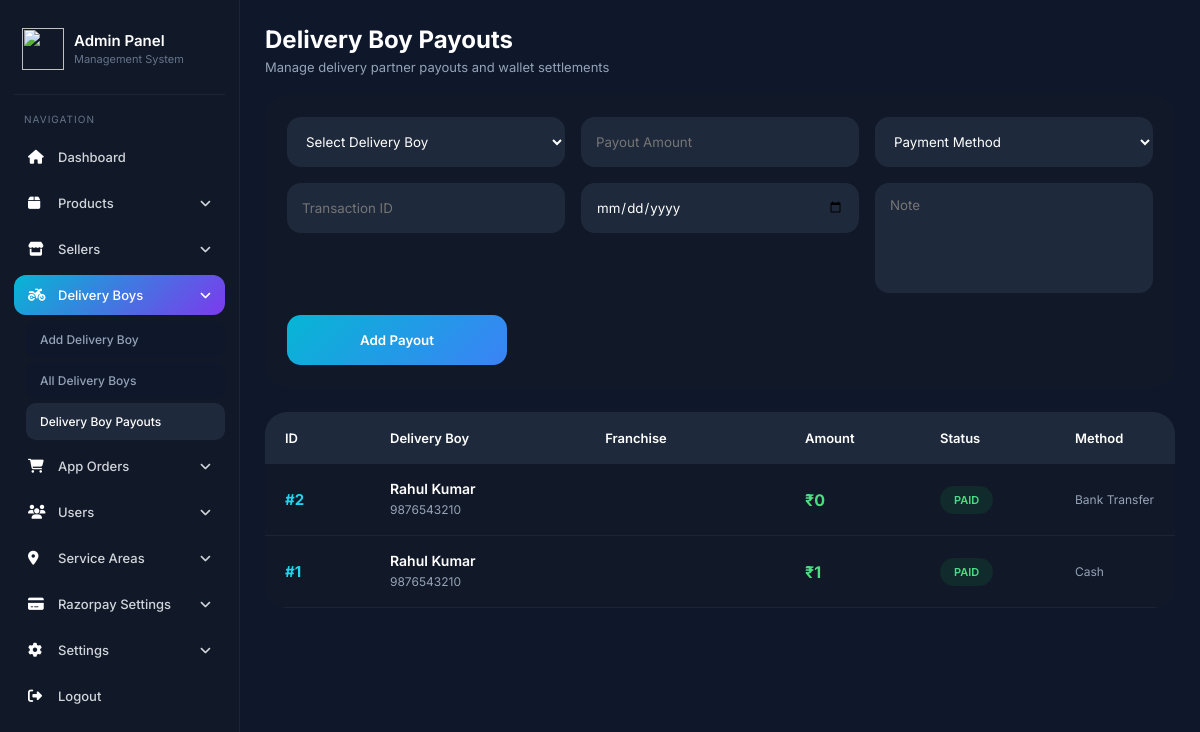
Page /Backend/admin/delivery-boy-payouts.php (signed in) on the committed database.
### tables this page shows
CREATE TABLE `delivery_boy_payouts` (
  `id` int(11) NOT NULL,
  `delivery_boy_id` int(11) NOT NULL,
  `seller_id` int(11) DEFAULT NULL,
  `amount` int(11) DEFAULT 0,
  `payment_method` varchar(100) DEFAULT NULL,
  `transaction_id` varchar(255) DEFAULT NULL,
  `note` text DEFAULT NULL,
  `status` varchar(50) DEFAULT 'paid',
  `payout_date` date DEFAULT NULL,
  `created_at` timestamp NULL DEFAULT current_timestamp()
);

CREATE TABLE `delivery_boys` (
  `id` int(11) NOT NULL,
  `seller_id` int(11) DEFAULT NULL,
  `name` varchar(150) DEFAULT NULL,
  `phone` varchar(20) DEFAULT NULL,
  `email` varchar(150) DEFAULT NULL,
  `password` varchar(255) DEFAULT NULL,
  `address` text DEFAULT NULL,
  `aadhaar_number` varchar(50) DEFAULT NULL,
  `aadhaar_photo` text DEFAULT NULL,
  `pan_number` varchar(50) DEFAULT NULL,
  `pan_photo` text DEFAULT NULL,
  `profile_photo` text DEFAULT NULL,
  `vehicle_type` varchar(100) DEFAULT NULL,
  `vehicle_name` varchar(150) DEFAULT NULL,
  `vehicle_number` varchar(100) DEFAULT NULL,
  `vehicle_photo` text DEFAULT NULL,
  `driving_license_number` varchar(100) DEFAULT NULL,
  `driving_license_photo` text DEFAULT NULL,
  `latitude` double DEFAULT NULL,
  `longitude` double DEFAULT NULL,
  `wallet_balance` int(11) DEFAULT 0,
  `is_active` tinyint(1) DEFAULT 1,
  `status` varchar(50) DEFAULT 'offline',
  `created_at` timestamp NULL DEFAULT current_timestamp(),
  `updated_at` timestamp NULL DEFAULT current_timestamp() ON UPDATE current_timestamp()
);

### Backend/admin/delivery-boy-payouts.php (the view, shortened to what this page needs)
<?php
require_once 'db.php';
$stmt = $pdo->prepare("
    SELECT
        delivery_boy_payouts.*,
        delivery_boys.name AS delivery_boy_name,
        delivery_boys.phone AS delivery_boy_phone,
        seller.name AS franchise_name
    FROM delivery_boy_payouts
    LEFT JOIN delivery_boys
    ON delivery_boys.id = delivery_boy_payouts.delivery_boy_id
    LEFT JOIN seller
    ON seller.id = delivery_boy_payouts.seller_id
    ORDER BY delivery_boy_payouts.id DESC
");
$stmt->execute();
$payouts = $stmt->fetchAll();
?>
<!DOCTYPE html>
<html lang="en">
<head>
<link rel="stylesheet" href="https://cdnjs.cloudflare.com/ajax/libs/font-awesome/6.5.2/css/all.min.css">
</head>
<body>
<?php include 'nav.php'; ?>
<div class="main-content">
    <div class="page-header">
        <h1>
            Delivery Boy Payouts
        </h1>
        <p>
            Manage delivery partner payouts and wallet settlements
        </p>
    </div>
    <div class="form-box">
        <form method="POST">
            <div class="form-grid">
                <div class="input-box">
                    <select name="delivery_boy_id" required>
                        <option value="">
                            Select Delivery Boy
                        </option>
                    </select>
                </div>
                <div class="input-box">
                    <input
                        type="number"
                        name="amount"
                        placeholder="Payout Amount"
                        required
                    >
                </div>
                <div class="input-box">
                    <select name="payment_method" required>
                        <option value="">
                            Payment Method
                        </option>
                    </select>
                </div>
                <div class="input-box">
                    <input
                        type="text"
                        name="transaction_id"
                        placeholder="Transaction ID"
                    >
                </div>
                <div class="input-box">
                    <input
                        type="date"
                        name="payout_date"
                        required
                    >
                </div>
                <div class="input-box">
                    <textarea
                        name="note"
                        placeholder="Note"
                    ></textarea>
                </div>
            </div>
            <button type="submit" name="add_payout" class="submit-btn">
                Add Payout
            </button>
        </form>
    </div>
    <?php if(count($payouts) > 0){ ?>
    <div class="payout-table">
        <div class="table-head">
            <div>ID</div>
            <div>Delivery Boy</div>
            <div>Franchise</div>
            <div>Amount</div>
            <div>Status</div>
            <div>Method</div>
        </div>
        <?php foreach($payouts as $payout){ ?>
        <div class="table-row">
            <div class="payout-id">
                #<?php echo $payout['id']; ?>
            </div>
            <div>
                <div class="name">
                    <?php echo htmlspecialchars($payout['delivery_boy_name']); ?>
                </div>
                <div class="small-text">
                    <?php echo htmlspecialchars($payout['delivery_boy_phone']); ?>
                </div>
            </div>
            <div class="amount">
                ₹<?php echo $payout['amount']; ?>
            </div>
            <div>
                <span class="badge">
                    <?php echo $payout['status']; ?>
                </span>
            </div>
            <div class="small-text">
                <?php echo htmlspecialchars($payout['payment_method']); ?>
            </div>
        </div>
        <?php } ?>
    </div>
    <?php } ?>
</div>
</body>
</html>

### Backend/admin/delivery-boy-payouts.php (style rules this page uses)
* { margin:0; padding:0; box-sizing:border-box; font-family:'Inter',sans-serif; }
body { background:#0f172a; color:#fff; }
.main-content { margin-left:240px; padding:28px; }
.page-header { margin-bottom:20px; }
.page-header h1 { font-size:24px; margin-bottom:5px; }
.page-header p { font-size:13px; color:#94a3b8; }
.form-box { background:#111827; padding:22px; border-radius:22px; margin-bottom:25px; }
.form-grid { display:grid; grid-template-columns:repeat(3,1fr); gap:16px; }
.input-box input, .input-box select, .input-box textarea { width:100%; background:#1e293b; border:none; outline:none; height:50px; border-radius:14px; padding:0 15px; color:#fff; }
.input-box textarea { height:110px; padding-top:14px; resize:none; }
.submit-btn { width:220px; height:50px; border:none; border-radius:14px; background:linear-gradient(135deg,#06b6d4,#3b82f6); color:#fff; font-weight:600; cursor:pointer; margin-top:18px; }
.payout-table { background:#111827; border-radius:22px; overflow:hidden; }
.table-head { display:grid; grid-template-columns: 90px 1.3fr 1.2fr 120px 120px 160px 160px 170px; gap:15px; padding:18px 20px; background:#1e293b; font-size:13px; font-weight:600; }
.table-row { display:grid; grid-template-columns: 90px 1.3fr 1.2fr 120px 120px 160px 160px 170px; gap:15px; align-items:center; padding:16px 20px; border-bottom:1px solid rgba(255,255,255,0.05); }
.payout-id { font-size:15px; font-weight:700; color:#22d3ee; }
.name { font-size:14px; font-weight:600; margin-bottom:4px; }
.small-text { font-size:12px; color:#94a3b8; line-height:1.5; }
.amount { font-size:16px; font-weight:700; color:#4ade80; }
.badge { display:inline-block; padding:7px 14px; border-radius:30px; background:#16a34a20; color:#4ade80; font-size:11px; font-weight:600; text-transform:uppercase; }
@media (max-width:1400px) { .payout-table { overflow-x:auto; } }
@media (max-width:1400px) { .table-head, .table-row { min-width:1350px; } }

### Backend/admin/nav.php (style rules this page uses)
* { margin:0; padding:0; box-sizing:border-box; font-family:'Inter',sans-serif; }
body { background:#0f172a; }
.main-content { margin-left:240px; padding:25px; transition:.3s; }

### rows in the picture
delivery_boy_payouts: id "2", delivery_boy.name "Rahul Kumar", delivery_boy.phone "9876543210", amount "0", status "PAID", payment_method "Bank Transfer"
delivery_boy_payouts: id "1", delivery_boy.name "Rahul Kumar", delivery_boy.phone "9876543210", amount "1", status "PAID", payment_method "Cash"
